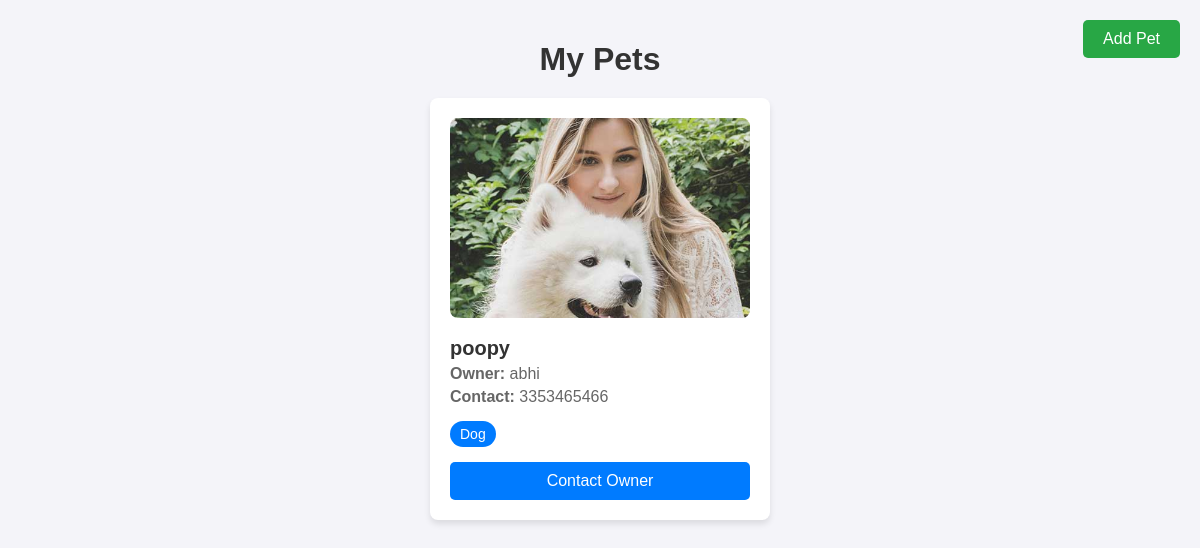
/my-pets/, run on the app's committed database.
### petpalaceapp/models.py (models this page shows, shortened)
class Pet(models.Model):
    PET_TYPES = [
        ('dog', 'Dog'),
        ('cat', 'Cat'),
    ]
    name = models.CharField(max_length=100)
    pet_type = models.CharField(max_length=10, choices=PET_TYPES)
    owner_name = models.CharField(max_length=100)
    contact = models.CharField(max_length=10)

### petpalaceapp/views.py (the view)
# urls.py: path('my-pets/', views.my_pets, name='my_pets'),
def my_pets(request):
    pets=Pet.objects.all()
    return render(request, 'petpalaceapp/my_pets.html',{'pets':pets})

### petpalaceapp/templates/petpalaceapp/my_pets.html (shortened to what this page needs)
<!DOCTYPE html>
<html lang="en">
    {% load static %}
<head>
</head>
<body>
    <a href="{% url 'register_pet' %}" class="add-pet-btn">Add Pet</a>
    <h1>My Pets</h1>
    <div class="pet-list">
        {% for pet in pets %}
        <div class="pet-card">
            <img src="{% static 'img/team-2.jpg' %}" alt="Pet Image">
            <div class="pet-details">
                <h3>{{ pet.name }}</h3>
                <p><strong>Owner:</strong> {{ pet.owner_name }}</p>
                <p><strong>Contact:</strong> {{ pet.contact }}</p>
                <span class="pet-type">{{ pet.pet_type|title }}</span>
            </div>
            <a href="tel:{{ pet.contact }}" class="contact-btn">Contact Owner</a>
        </div>
        {% empty %}
        <p style="text-align: center; font-size: 18px; color: #666;">No pets registered yet.</p>
        {% endfor %}
    </div>
</body>
</html>

### petpalaceapp/templates/petpalaceapp/my_pets.html (style rules this page uses)
body { font-family: Arial, sans-serif; background-color: #f4f4f9; margin: 0; padding: 20px; position: relative; }
h1 { text-align: center; color: #333; margin-bottom: 20px; }
.add-pet-btn { position: absolute; top: 20px; right: 20px; background-color: #28a745; color: #fff; padding: 10px 20px; border: none; border-radius: 5px; text-decoration: none; font-size: 16px; cursor: pointer; }
.pet-list { display: flex; flex-wrap: wrap; justify-content: center; gap: 20px; }
.pet-card { background: #fff; border-radius: 8px; box-shadow: 0 4px 6px rgba(0, 0, 0, 0.1); width: 300px; padding: 20px; transition: transform 0.3s ease, box-shadow 0.3s ease; }
.pet-card img { width: 100%; height: 200px; object-fit: cover; border-radius: 8px; }
.pet-details { margin-top: 15px; }
.pet-details h3 { font-size: 20px; margin: 0; color: #333; }
.pet-details p { margin: 5px 0; color: #666; }
.pet-type { font-size: 14px; background-color: #007bff; color: #fff; padding: 5px 10px; border-radius: 20px; display: inline-block; margin-top: 10px; }
.contact-btn { margin-top: 15px; display: block; text-align: center; background-color: #007bff; color: #fff; padding: 10px; border: none; border-radius: 5px; text-decoration: none; font-size: 16px; cursor: pointer; }

### data on the page
Pet: name "poopy", owner_name "abhi", contact "3353465466", pet_type "Dog"
